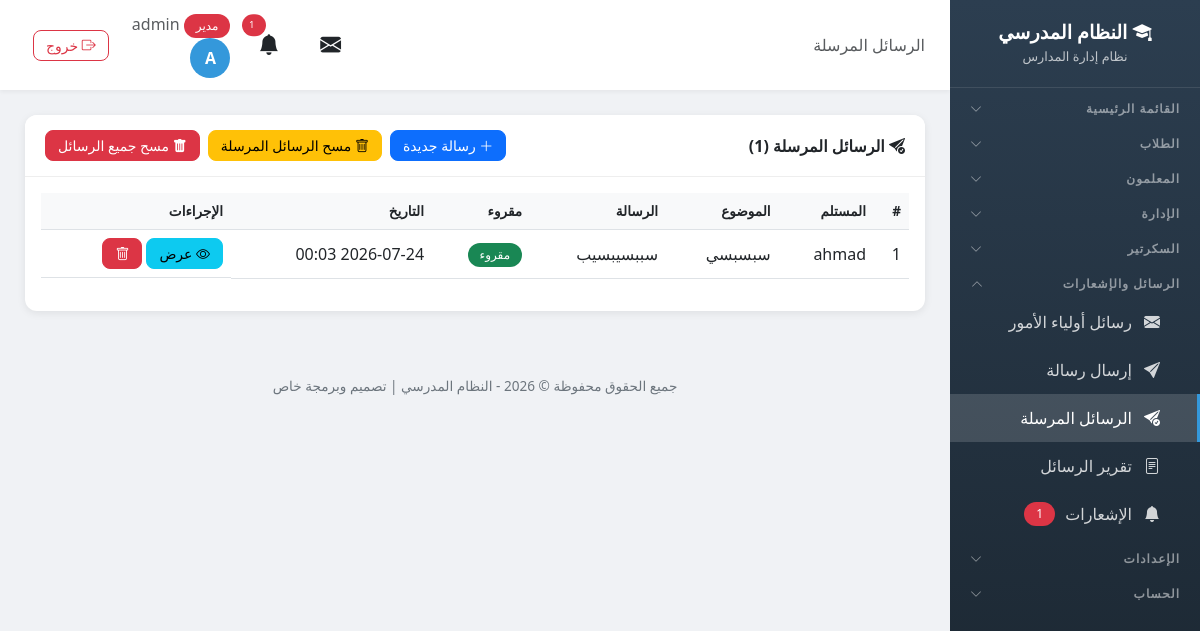
The page /messages/sent/ (signed in) on the database its author committed.
### school/models.py (models this page shows, shortened)
class Profile(models.Model):
    ROLE_CHOICES = [
        ('admin', 'مدير'),
        ('vice_principal', 'نائب مدير'),
        ('secretary', 'سكرتير'),
        ('teacher', 'معلم'),
        ('student', 'طالب'),
    ]
    user = models.OneToOneField(User, on_delete=models.CASCADE, related_name='profile')
    role = models.CharField('الدور', max_length=20, choices=ROLE_CHOICES, default='student')
    phone = models.CharField('رقم الهاتف', max_length=20, blank=True)

class Message(models.Model):
    sender = models.ForeignKey(User, on_delete=models.SET_NULL, null=True, blank=True, related_name='sent_messages', verbose_name='المرسل')
    recipient = models.ForeignKey(User, on_delete=models.SET_NULL, null=True, blank=True, related_name='received_messages', verbose_name='المستلم')
    subject = models.CharField('الموضوع', max_length=200)
    content = models.TextField('المحتوى')
    is_read = models.BooleanField('مقروء', default=False)
    parent_name = models.CharField('اسم ولي الأمر', max_length=200, blank=True, help_text='يستخدم عند إرسال ولي الأمر')
    parent_phone = models.CharField('هاتف ولي الأمر', max_length=20, blank=True)
    created_at = models.DateTimeField('تاريخ الإرسال', auto_now_add=True)
    class Meta:
        verbose_name = 'رسالة'
        verbose_name_plural = 'الرسائل'
        ordering = ['-created_at']

### school/views.py (the view)
# urls.py: path('messages/sent/', views.sent_messages, name='sent_messages'),
@login_required
def sent_messages(request):
    if request.user.profile.role not in ['admin', 'teacher']:
        messages.error(request, 'ليس لديك صلاحية للوصول إلى هذه الصفحة')
        return redirect('dashboard')
    msg_list = Message.objects.filter(sender=request.user).order_by('-created_at')
    return render(request, 'school/sent_messages.html', {'messages_qs': msg_list})

### templates/school/sent_messages.html (shortened to what this page needs)
{% extends 'school/base.html' %}
{% block page_heading %}الرسائل المرسلة{% endblock %}
{% block content %}
<div class="card">
    <div class="card-header d-flex justify-content-between align-items-center flex-wrap gap-2">
        <span><i class="bi bi-send-check-fill"></i> الرسائل المرسلة ({{ messages_qs.count }})</span>
        <div class="d-flex gap-2 flex-wrap">
            <a href="{% url 'send_message' %}" class="btn btn-primary btn-sm"><i class="bi bi-plus-lg"></i> رسالة جديدة</a>
            <form method="post" action="{% url 'delete_all_sent_messages' %}" onsubmit="return confirm('هل أنت متأكد من حذف جميع الرسائل المرسلة؟')">
                <button type="submit" class="btn btn-warning btn-sm"><i class="bi bi-trash"></i> مسح الرسائل المرسلة</button>
            </form>
            <form method="post" action="{% url 'delete_all_messages' %}" onsubmit="return confirm('هل أنت متأكد من مسح جميع الرسائل المرسلة والمستلمة؟')">
                <button type="submit" class="btn btn-danger btn-sm"><i class="bi bi-trash-fill"></i> مسح جميع الرسائل</button>
            </form>
        </div>
    </div>
    <div class="card-body">
        {% if messages_qs %}
        <div class="table-responsive">
            <table class="table table-hover">
                <thead>
                    <tr>
                        <th>#</th>
                        <th>المستلم</th>
                        <th>الموضوع</th>
                        <th>الرسالة</th>
                        <th>مقروء</th>
                        <th>التاريخ</th>
                        <th>الإجراءات</th>
                    </tr>
                </thead>
                <tbody>
                    {% for msg in messages_qs %}
                    <tr>
                        <td>{{ forloop.counter }}</td>
                        <td>{% if msg.recipient %}{{ msg.recipient.get_full_name|default:msg.recipient.username }}{% else %}ولي أمر{% endif %}</td>
                        <td>{{ msg.subject }}</td>
                        <td>{{ msg.content|truncatewords:15 }}</td>
                        <td>{% if msg.is_read %}<span class="badge bg-success">مقروء</span>{% else %}<span class="badge bg-warning">لم يقرأ</span>{% endif %}</td>
                        <td>{{ msg.created_at|date:"Y-m-d H:i" }}</td>
                        <td class="d-flex gap-1">
                            <a href="{% url 'read_message' msg.id %}" class="btn btn-info btn-sm"><i class="bi bi-eye"></i> عرض</a>
                            <form method="post" action="{% url 'delete_message' msg.id %}" onsubmit="return confirm('هل أنت متأكد من حذف هذه الرسالة؟')">
                                <button type="submit" class="btn btn-danger btn-sm"><i class="bi bi-trash"></i></button>
                            </form>
                        </td>
                    </tr>
                    {% empty %}
                    <tr>
                        <td colspan="7" class="text-center text-muted py-4">لا توجد رسائل مرسلة</td>
                    </tr>
                    {% endfor %}
                </tbody>
            </table>
        </div>
        {% else %}
        <div class="empty-state">
            <i class="bi bi-send"></i>
            <h5>لا توجد رسائل مرسلة</h5>
            <a href="{% url 'send_message' %}" class="btn btn-primary mt-2">إرسال رسالة</a>
        </div>
        {% endif %}
    </div>
</div>
{% endblock %}

### templates/school/base.html (shortened to what this page needs)
<!DOCTYPE html>
<html lang="ar" dir="rtl">
<head>
    <link href="https://cdn.jsdelivr.net/npm/bootstrap@5.3.0/dist/css/bootstrap.min.css" rel="stylesheet">
    <link href="https://cdn.jsdelivr.net/npm/bootstrap@5.3.0/dist/css/bootstrap.rtl.min.css" rel="stylesheet">
    <link rel="stylesheet" href="https://cdn.jsdelivr.net/npm/bootstrap-icons@1.11.0/font/bootstrap-icons.css">
    <link href="https://cdn.jsdelivr.net/npm/select2@4.1.0-rc.0/dist/css/select2.min.css" rel="stylesheet" />
    <link href="https://cdn.jsdelivr.net/npm/select2-bootstrap-5-theme@1.3.0/dist/select2-bootstrap-5-theme.rtl.min.css" rel="stylesheet" />
    <link rel="stylesheet" href="https://unpkg.com/leaflet@1.9.4/dist/leaflet.css" />
</head>
<body>
    {% if user.is_authenticated %}
    <div class="sidebar" id="sidebar">
        <div class="brand">
            <h4><i class="bi bi-mortarboard-fill"></i> النظام المدرسي</h4>
            <small>نظام إدارة المدارس</small>
        </div>
        {% if user.is_authenticated %}
        <button class="nav-section nav-toggle" type="button" data-target="collapse-main" aria-expanded="false">
            <span>القائمة الرئيسية</span><i class="bi bi-chevron-down"></i>
        </button>
        {% if 'students_view' in user_perms or 'students_add' in user_perms or 'notes_view' in user_perms or 'levels_view' in user_perms %}
        <button class="nav-section nav-toggle" type="button" data-target="collapse-students" aria-expanded="false">
            <span>الطلاب</span><i class="bi bi-chevron-down"></i>
        </button>
        {% endif %}
        {% if 'teachers_view' in user_perms or 'teachers_add' in user_perms or 'nominations_view' in user_perms or 'guardians_view' in user_perms %}
        <button class="nav-section nav-toggle" type="button" data-target="collapse-teachers" aria-expanded="false">
            <span>المعلمون</span><i class="bi bi-chevron-down"></i>
        </button>
        {% endif %}
        {% if 'classes_view' in user_perms or 'subjects_view' in user_perms or 'announcements_view' in user_perms or 'agenda_view' in user_perms or 'leaves_view' in user_perms or 'lateness_view' in user_perms or 'meetings_view' in user_perms or 'supervisor_visits_view' in user_perms or 'inspection_visits_view' in user_perms or 'visit_program_view' in user_perms or 'absence_view' in user_perms or 'schedule_view' in user_perms or 'certificates_view' in user_perms or 'exams_view' in user_perms or 'survey_view' in user_perms %}
        <button class="nav-section nav-toggle" type="button" data-target="collapse-admin" aria-expanded="false">
            <span>الإدارة</span><i class="bi bi-chevron-down"></i>
        </button>
        {% endif %}
        {% if 'incoming_view' in user_perms or 'outgoing_view' in user_perms %}
        <button class="nav-section nav-toggle" type="button" data-target="collapse-secretary" aria-expanded="false">
            <span>السكرتير</span><i class="bi bi-chevron-down"></i>
        </button>
        {% endif %}
        {% if 'messages_view' in user_perms or 'messages_send' in user_perms %}
        <button class="nav-section nav-toggle" type="button" data-target="collapse-messages" aria-expanded="false">
            <span>الرسائل والإشعارات</span><i class="bi bi-chevron-down"></i>
        </button>
        <div class="nav-collapse" id="collapse-messages">
        {% endif %}
        {% if 'messages_view' in user_perms %}
        <a href="{% url 'message_list' %}" class="nav-link {% if request.resolver_match.url_name == 'message_list' %}active{% endif %}">
            <i class="bi bi-envelope-fill"></i> رسائل أولياء الأمور
        </a>
        {% endif %}
        {% if 'messages_send' in user_perms %}
        <a href="{% url 'send_message' %}" class="nav-link {% if request.resolver_match.url_name == 'send_message' or request.resolver_match.url_name == 'send_message_to' %}active{% endif %}">
            <i class="bi bi-send-fill"></i> إرسال رسالة
        </a>
        <a href="{% url 'sent_messages' %}" class="nav-link {% if request.resolver_match.url_name == 'sent_messages' %}active{% endif %}">
            <i class="bi bi-send-check-fill"></i> الرسائل المرسلة
        </a>
        {% endif %}
        {% if 'messages_view' in user_perms %}
        <a href="{% url 'messages_report' %}" class="nav-link {% if request.resolver_match.url_name == 'messages_report' %}active{% endif %}">
            <i class="bi bi-file-text"></i> تقرير الرسائل
        </a>
        {% endif %}
        <a href="{% url 'notification_list' %}" class="nav-link {% if request.resolver_match.url_name == 'notification_list' %}active{% endif %}">
            <i class="bi bi-bell-fill"></i> الإشعارات
            {% if unread_notifications_count > 0 %}
            <span class="badge bg-danger rounded-pill">{{ unread_notifications_count }}</span>
            {% endif %}
        </a>
        {% if 'messages_view' in user_perms or 'messages_send' in user_perms %}
        </div>
        {% endif %}
        {% if 'settings_accounts' in user_perms or 'settings_whatsapp' in user_perms or 'settings_links' in user_perms or user.profile.role == 'admin' %}
        <button class="nav-section nav-toggle" type="button" data-target="collapse-settings" aria-expanded="false">
            <span>الإعدادات</span><i class="bi bi-chevron-down"></i>
        </button>
        {% endif %}
        <button class="nav-section nav-toggle" type="button" data-target="collapse-account" aria-expanded="false">
            <span>الحساب</span><i class="bi bi-chevron-down"></i>
        </button>
        {% endif %}
    </div>
    <div class="main-content">
        <div class="top-bar">
            <div>
                <span class="d-none d-md-inline text-muted">{% block page_heading %}{% endblock %}</span>
            </div>
            <div class="user-info">
                <div class="dropdown d-inline-block mx-2" id="messageBell">
                    <button class="btn btn-link text-reset position-relative p-1" type="button" data-bs-toggle="dropdown" aria-expanded="false" style="font-size: 1.3rem;">
                        <i class="bi bi-envelope-fill"></i>
                    </button>
                </div>
                <div class="dropdown d-inline-block mx-2" id="notificationBell">
                    <button class="btn btn-link text-reset position-relative p-1" type="button" data-bs-toggle="dropdown" aria-expanded="false" style="font-size: 1.3rem;">
                        <i class="bi bi-bell-fill"></i>
                        {% if unread_notifications_count > 0 %}
                        <span class="position-absolute top-0 start-100 translate-middle badge rounded-pill bg-danger" style="font-size: 0.6rem;">
                            {{ unread_notifications_count }}
                        </span>
                        {% endif %}
                    </button>
                </div>
                <a href="{% url 'my_account' %}" class="text-decoration-none text-reset">
                    <span class="text-muted d-none d-sm-inline">
                        <span class="badge bg-{% if user.profile.role == 'admin' %}danger{% elif user.profile.role == 'teacher' %}success{% else %}info{% endif %}">
                            {{ user.profile.get_role_display }}
                        </span>
                        {{ user.first_name|default:user.username }}
                    </span>
                    <div class="avatar">{{ user.first_name|first|default:user.username|first|upper }}</div>
                </a>
                <a href="{% url 'logout' %}" class="btn btn-sm btn-outline-danger ms-2" title="تسجيل الخروج">
                    <i class="bi bi-box-arrow-right"></i> <span class="d-none d-sm-inline">خروج</span>
                </a>
            </div>
        </div>
        <div class="page-content">
            {% block content %}{% endblock %}
        </div>
        <div class="footer no-print">
            <p>جميع الحقوق محفوظة &copy; {% now "Y" %} - النظام المدرسي | تصميم وبرمجة خاص</p>
        </div>
    </div>
    {% endif %}
</body>
</html>

### rows shown on the page
Message: recipient.get_full_name "ahmad", subject "سبسبسي", content "سببسيبسيب", is_read "مقروء", created_at "2026-07-24 00:03"

### other values the page prints
{{ unread_notifications_count }} "1"
{{ user.profile.get_role_display }} "مدير"
{{ user.first_name|default:user.username }} "admin"
{{ user.first_name|first|default:user.username|first|upper }} "A"
{{ messages_qs.count }} "1"
